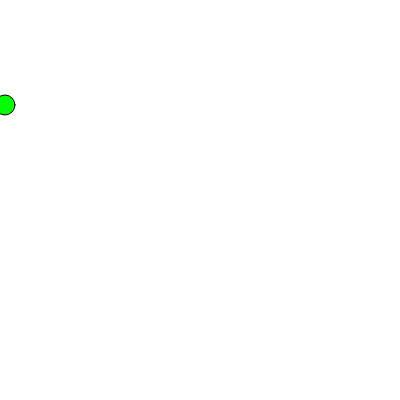
Frame 1 (no input)
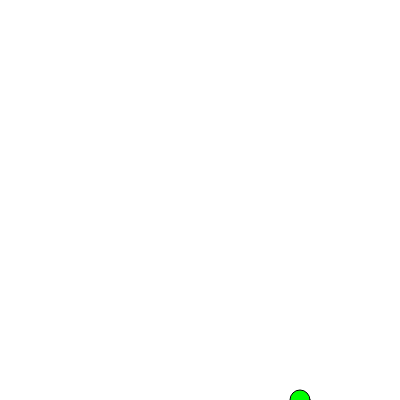
Frame 60 (no input)
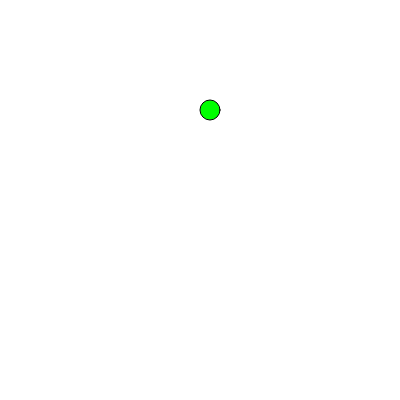
Frame 120 (the mouse pressed at the canvas centre since frame 60)

The p5.js sketch that drew these frames (run headless with seeded random() and noise() and a simulated clock; from frame 60 on, the mouse is pressed at the canvas centre):

// p5.js sketch
// ── sketch.js
var xLoc;
var yLoc;
var directionX;
var directionY;

function setup() {
  createCanvas(400, 400);
  xLoc = 0;
  yLoc = 100;
  directionX = 5	;
  directionY = 5	;
}

function draw() {
  background(255);
  
  xLoc = xLoc + directionX;
  if (xLoc < 0 || xLoc > width){
		directionX = -directionX
  }
  yLoc = yLoc + directionY;
  if (yLoc < 0 || yLoc > height){
		directionY = -directionY
  }
  fill(0,255,0);
  ellipse(xLoc,yLoc, 20,20);
  
  
}
